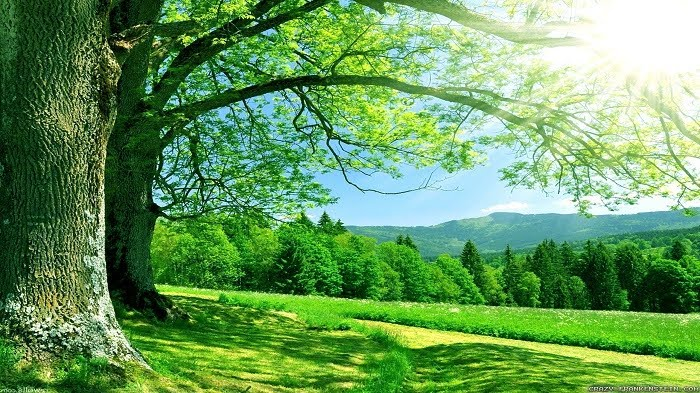
#> input picture lab2/p2.jpg, 700 x 393 px
$ python test3.py
#> lines starting #> are read from the running program, lines starting #| are printed output that depends on the picture
import numpy as np
import cv2
import argparse
# [5 lines of commented-out code are left out]
img = cv2.imread("p2.jpg")
#> img is the input picture: shape (393, 700, 3); mean B, G, R 92.7, 154.3, 103.6
cv2.imshow("img",img)
def bgrtogray(image):
    # blue = [0] 7%
    # green = [1] 72%
    # red = [2] 0.299
    grayValue = 0.299 * image[:,:,2] + 0.587 * image[:,:,1] + 0.114 * image[:,:,0]
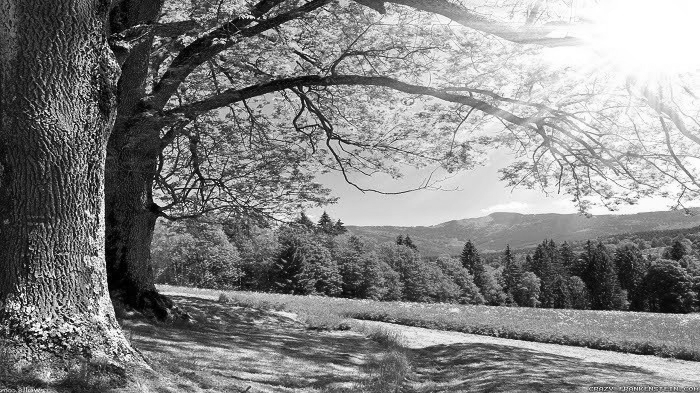
#> grayValue: shape (393, 700) float64; min 0, max 255, mean 132.1
    # convert uint8 to image gray
    gray_img = grayValue.astype(np.uint8)
    return gray_img

def sort(list):
    for i in range(len(list)):
        m = i
        for j in range(i+1,len(list)):
            if list[m] > list[j]:
                m = j
        list[i], list[m] = list[m] , list[i]
        return list

image = bgrtogray(img)
cv2.imshow("GrayScale1",image)
print(image.shape)
#| (393, 700)
height = image.shape[0]
#> height = 393
width = image.shape[1]
#> width = 700
im = image
print(image[::])
#> (printed output is left out)
medin = [(0,0)]*9
print(medin)
for i in range(1,height-1):
    for j in range(1,width-1):
        medin[0] = image[i-1,j-1]
        medin[1] = image[i-1,j]
        medin[2] = image[i-1,j+1]
        medin[3] = image[i,j-1]
        medin[4] = image[i,j]
        medin[5] = image[i,j+1]
        medin[6] = image[i+1,j-1]
        medin[7] = image[i+1,j]
        medin[8] = image[i+1,j+1]
        medin = sort(medin)
        print("sortbb",medin)
        im[i][j] = medin[4]
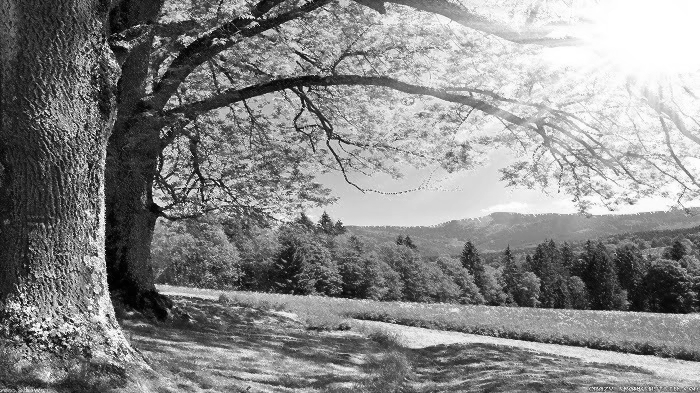
#> im: shape (393, 700); min 1, max 255, mean 136
#> after the loop, medin = [79, 109, 109, 95, 149, 135, 120, 128, 147]


cv2.imshow("medin",im)

cv2.imwrite("p_gay_1.jpg",image)
k = cv2.waitKey(0)
#> (key Esc is pressed here)
if k == 27:         # wait for ESC key to exit
    cv2.destroyAllWindows()

$ run again, with lab2/p1.jpg copied over lab2/p2.jpg
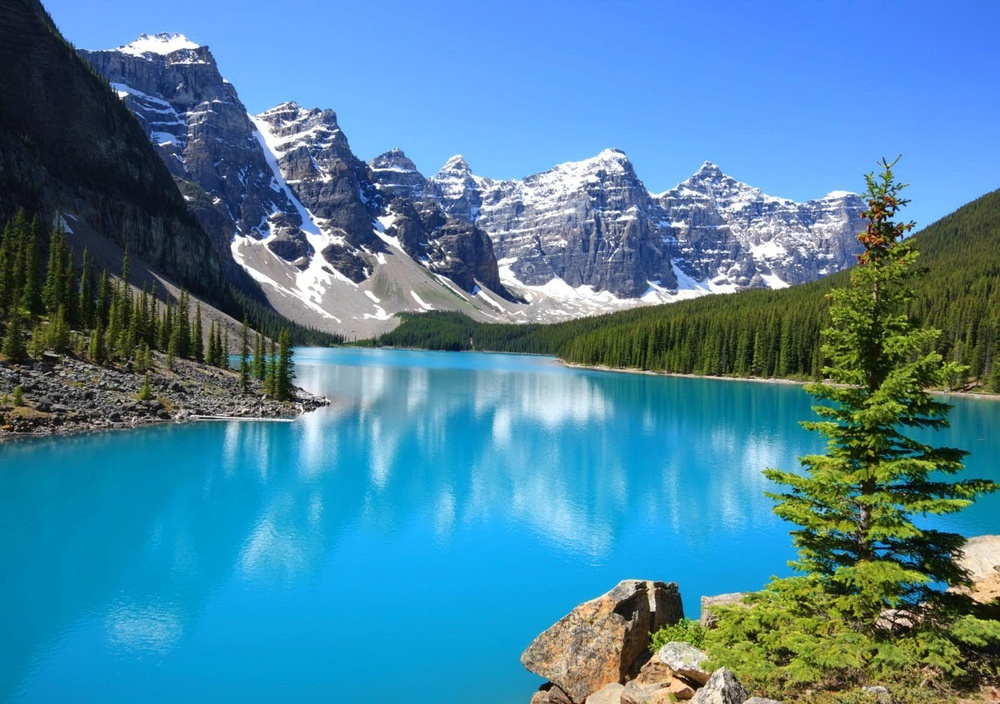
#> input picture lab2/p1.jpg, 1000 x 704 px, shrunk from 1698 x 1195 before the run
#> img is the input picture: shape (704, 1000, 3); mean B, G, R 158.5, 131, 73.6
#> in bgrtogray, `grayValue = 0.299 * image[:,:,2] + 0.587 * image[:,:,1] + 0.114 * imag..`:
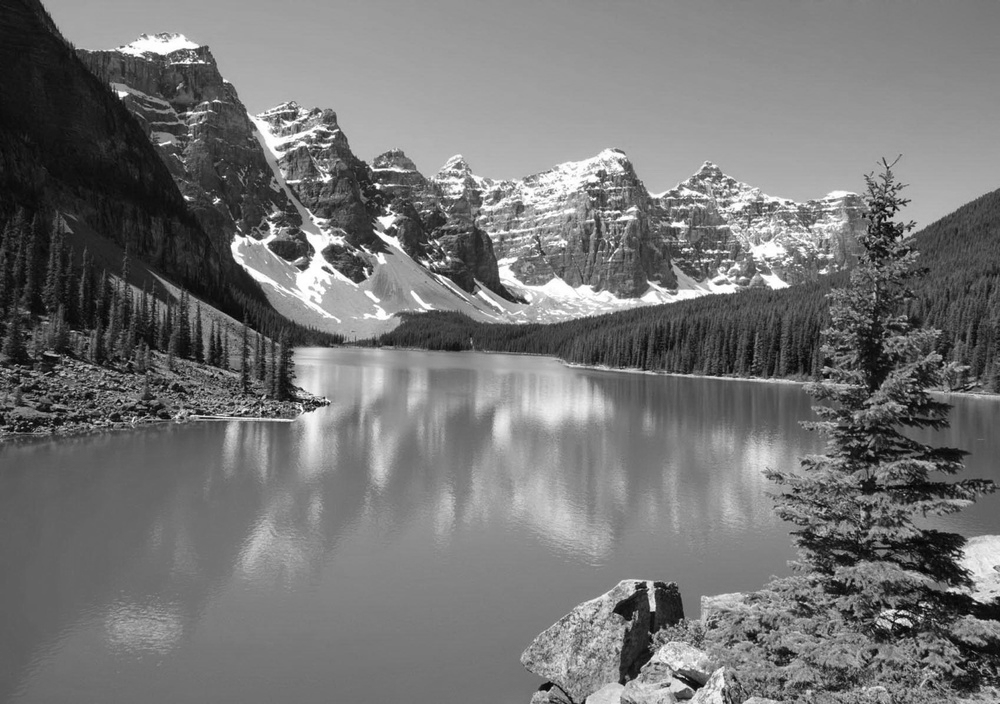
#> grayValue: shape (704, 1000) float64; min 0.299, max 255, mean 117
#| (704, 1000)
#> (printed output is left out)
#> after the loop `for i in range(1,height-1):`:
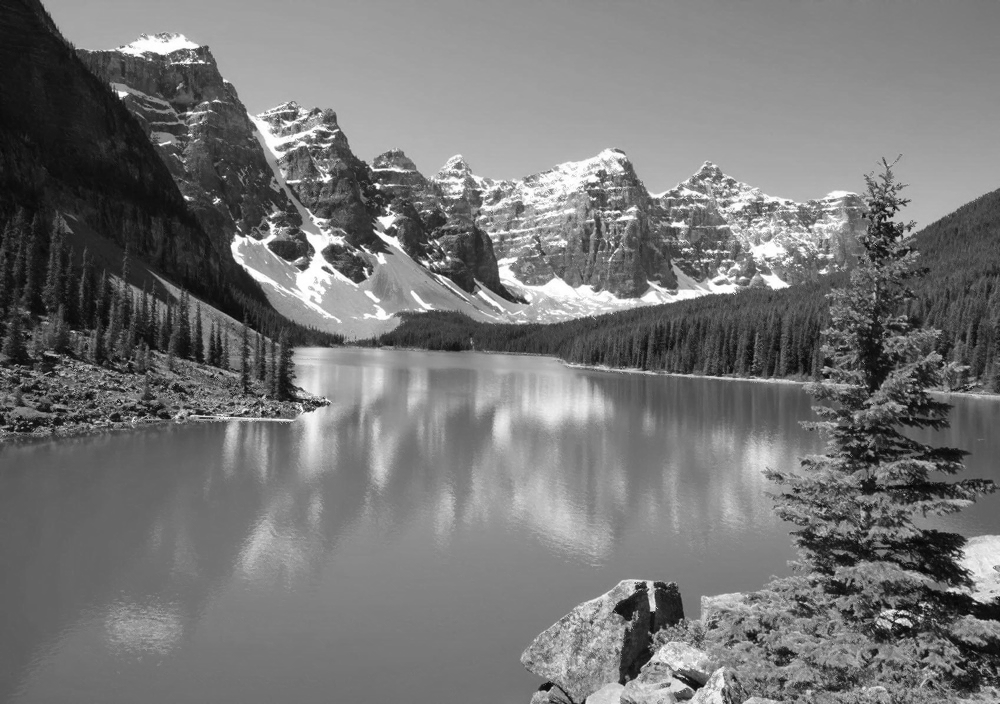
#> im: shape (704, 1000); min 4, max 255, mean 117.5
#> after the loop `for i in range(1,height-1):`: medin = [57, 190, 204, 178, 171, 175, 167, 105, 186]

$ run again, with lab2/picture1.jpg copied over lab2/p2.jpg
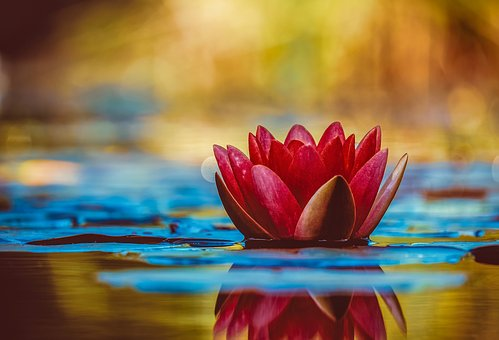
#> input picture lab2/picture1.jpg, 499 x 340 px
#> img is the input picture: shape (340, 499, 3); mean B, G, R 80.4, 109.9, 132.1
#> in bgrtogray, `grayValue = 0.299 * image[:,:,2] + 0.587 * image[:,:,1] + 0.114 * imag..`:
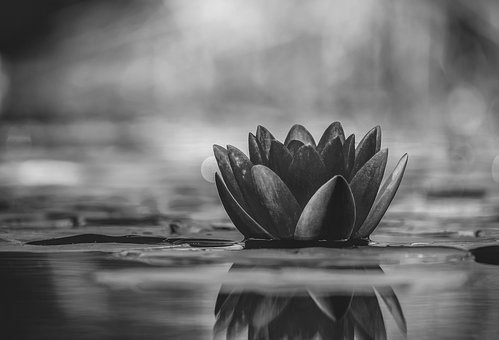
#> grayValue: shape (340, 499) float64; min 11.33, max 235.7, mean 113.2
#| (340, 499)
#> (printed output is left out)
#> after the loop `for i in range(1,height-1):`:
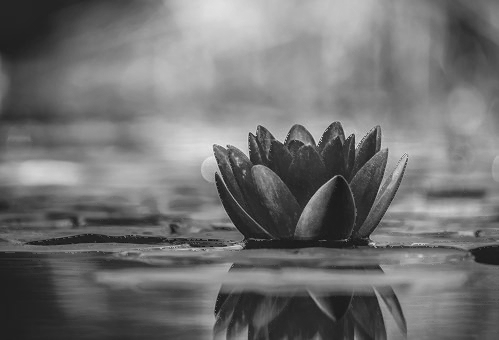
#> im: shape (340, 499); min 14, max 235, mean 113.2
#> after the loop `for i in range(1,height-1):`: medin = [79, 80, 80, 81, 80, 80, 80, 80, 81]
